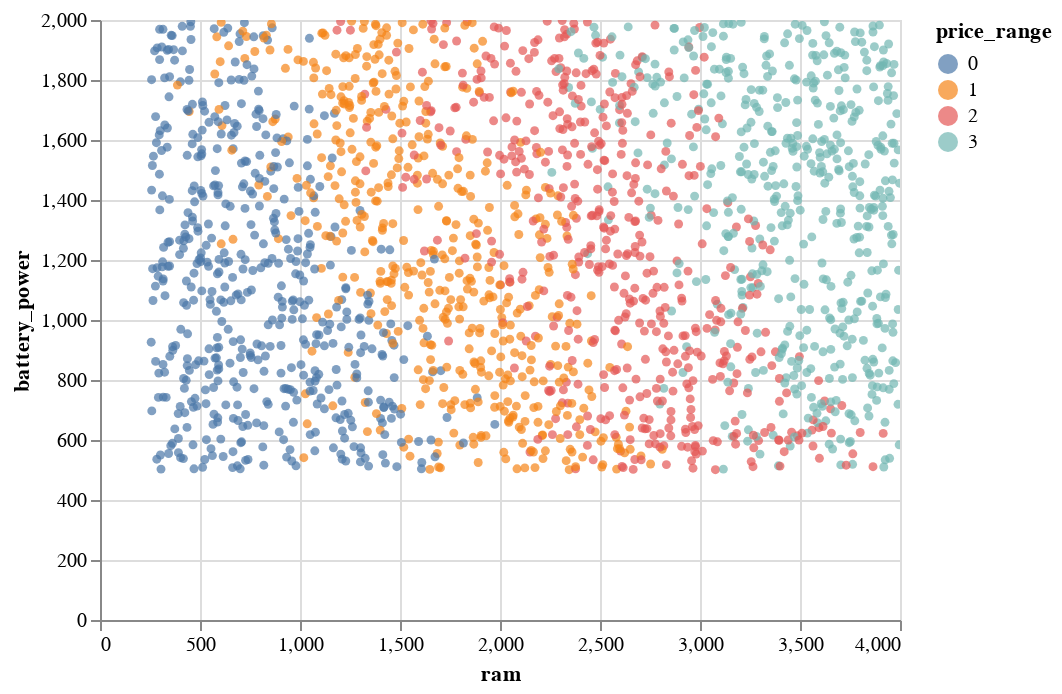

The notebook cell saved with this chart:
### Code cell
chart

### Figure 1 — Vega-Lite specification as saved in the notebook (floating-point values rounded to 4 significant figures; data arrays with more than 128 entries replaced by an {"elided": "..."} marker saying what was removed)
{"config": {"view": {"continuousWidth": 400, "continuousHeight": 300}}, "data": {"name": "data-388870fe1eaf2a6581875afd3572519d"}, "mark": {"type": "circle", "size": 20}, "encoding": {"color": {"type": "nominal", "field": "price_range"}, "tooltip": [{"type": "quantitative", "field": "price_range"}, {"type": "quantitative", "field": "ram"}, {"type": "quantitative", "field": "battery_power"}], "x": {"type": "quantitative", "field": "ram"}, "y": {"type": "quantitative", "field": "battery_power"}}, "height": 300, "selection": {"selector005": {"type": "interval", "bind": "scales", "encodings": ["x", "y"]}}, "width": 400, "$schema": "https://vega.github.io/schema/vega-lite/v4.8.1.json", "datasets": {"data-388870fe1eaf2a6581875afd3572519d": {"elided": "2000 records"}}}
